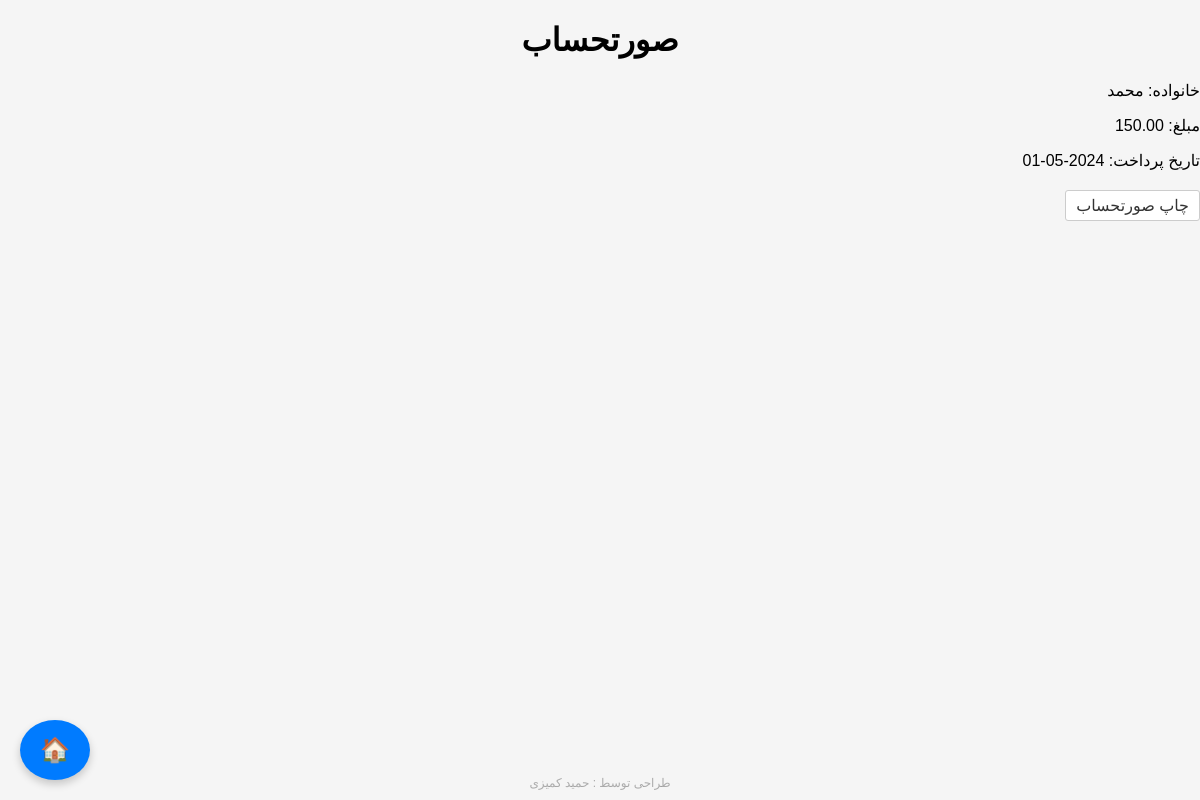
Screenshot of /view_invoice.php?payment_id=1 with the database file from the repository.
### tables this page shows
CREATE TABLE `payments` (
  `id` int(11) NOT NULL,
  `family_id` int(11) DEFAULT NULL,
  `amount` decimal(10,2) NOT NULL,
  `payment_date` date NOT NULL
);

CREATE TABLE `families` (
  `id` int(11) NOT NULL,
  `family_name` varchar(100) NOT NULL,
  `head_name` varchar(100) NOT NULL,
  `contact_number` varchar(20) NOT NULL,
  `apartment_number` varchar(20) NOT NULL
);

### view_invoice.php (the view, shortened to what this page needs)
<?php
include 'db.php';
$payment_id = $_GET['payment_id'];
$stmt = $pdo->prepare('SELECT payments.*, families.family_name FROM payments JOIN families ON payments.family_id = families.id WHERE payments.id = ?');
$stmt->execute([$payment_id]);
$payment = $stmt->fetch();
?>
<!DOCTYPE html>
<html lang="fa" dir="rtl">
<head>
    <link rel="stylesheet" href="style.css">
</head>
<body>
    <h1>صورتحساب</h1>
    <p>خانواده: <?= htmlspecialchars($payment['family_name']) ?></p>
    <p>مبلغ: <?= htmlspecialchars($payment['amount']) ?></p>
    <p>تاریخ پرداخت: <?= htmlspecialchars($payment['payment_date']) ?></p>
    <a href="javascript:window.print()">چاپ صورتحساب</a>
                <a href="dashboard.php" class="float-button">&#127968;</a>
        <?php include 'footer.php'; ?>
</body>
</html>

### style.css (style rules this page uses)
body { font-family: 'Iransans', Arial, sans-serif; margin: 0; padding: 0; background-color: #f5f5f5; direction: rtl; text-align: right; }
h1 { text-align: center; }
p { margin-bottom: 10px; }
a { display: inline-block; padding: 5px 10px; text-decoration: none; color: #333; border: 1px solid #ccc; background-color: #fff; border-radius: 3px; margin-top: 10px; }
.float-button { position: fixed; bottom: 20px; left: 20px; width: 50px; height: 50px; background-color: #007bff; color: #fff; border: none; border-radius: 50%; font-size: 24px; text-align: center; line-height: 50px; cursor: pointer; box-shadow: 0px 4px 8px rgba(0, 0, 0, 0.2); transition: background-color 0.3s ease; }

### rows the page displays
payments: family.family_name "محمد", amount "150.00", payment_date "2024-05-01"
